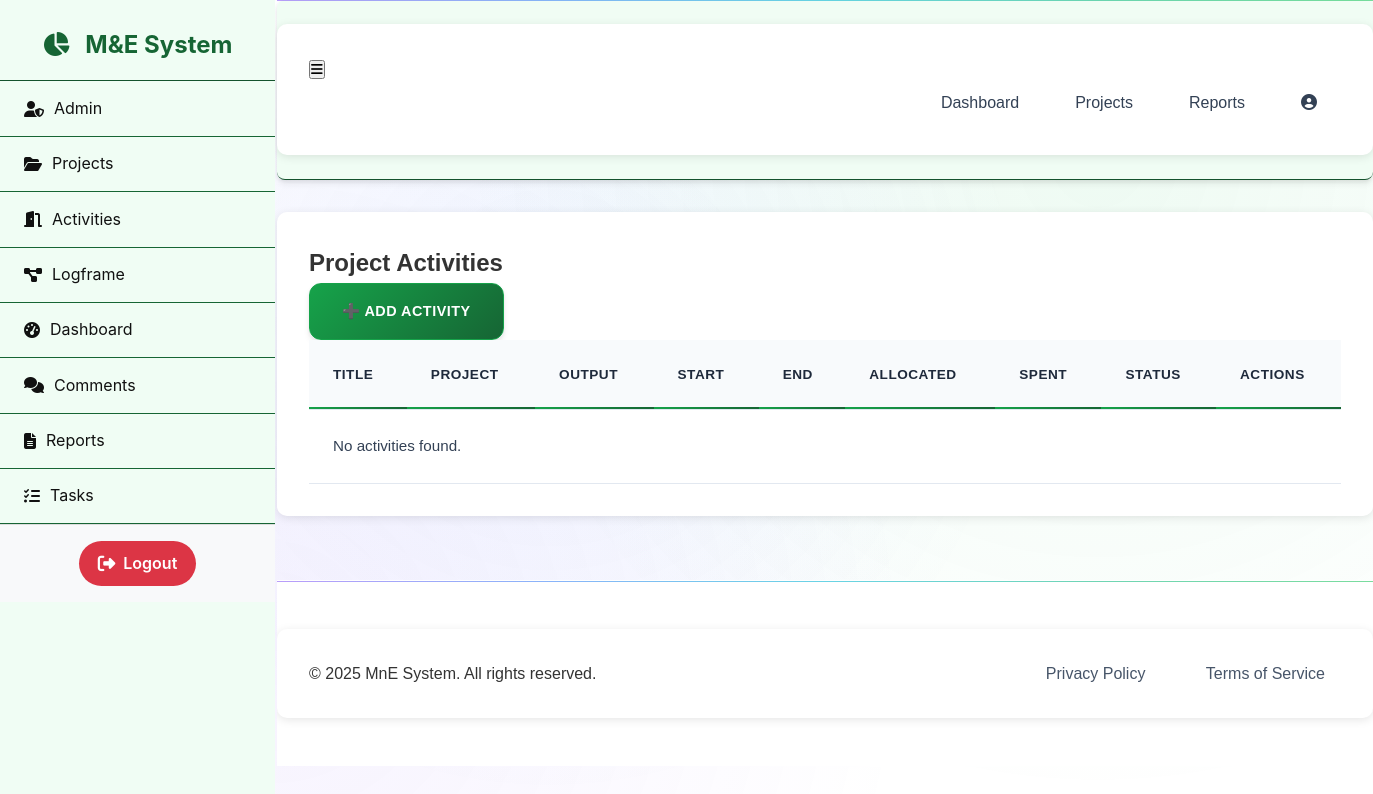
Page /api/v1/activities/ on the earlier database version.
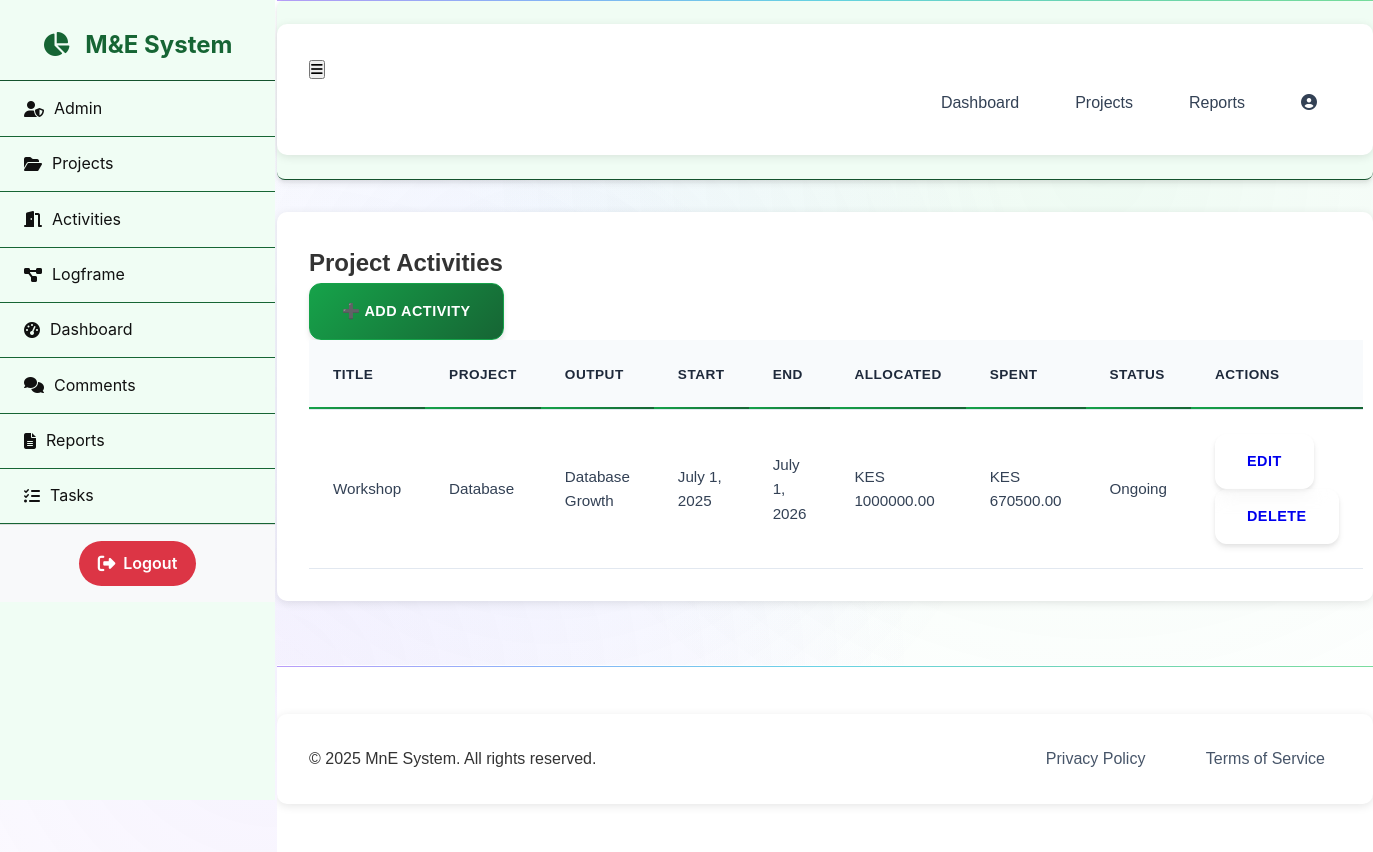
Same page on the later database version.
### activities/models.py (models this page shows, shortened)
class Activity(models.Model):
    project = models.ForeignKey(Project, on_delete=models.CASCADE, related_name='activities')
    output = models.ForeignKey(Output, on_delete=models.CASCADE, related_name='activities')
    title = models.CharField(max_length=255)
    description = models.TextField(blank=True)
    start_date = models.DateField()
    end_date = models.DateField()
    budget_allocated = models.DecimalField(max_digits=12, decimal_places=2, default=0.00)
    budget_spent = models.DecimalField(max_digits=12, decimal_places=2, default=0.00)
    STATUS_CHOICES = [
        ('planned', 'Planned'),
        ('ongoing', 'Ongoing'),
        ('completed', 'Completed'),
    ]
    status = models.CharField(max_length=50, choices=STATUS_CHOICES, default='planned')

### projects/models.py (models this page shows, shortened)
class Project(models.Model):
    STATUS_CHOICES = [
        ('planning', 'Planning'),
        ('implementation', 'Implementation'),
        ('completed', 'Completed'),
        ('on_hold', 'On Hold'),
    ]
    name = models.CharField(max_length=255)
    description = models.TextField()
    donor = models.CharField(max_length=255, blank=True)
    start_date = models.DateField()
    end_date = models.DateField()
    total_budget = models.DecimalField(max_digits=12, decimal_places=2)
    status = models.CharField(max_length=20, choices=STATUS_CHOICES, default='planning')
    created_by = models.ForeignKey(User, on_delete=models.SET_NULL, null=True)
    created_at = models.DateTimeField(auto_now_add=True)

### logframe/models.py (models this page shows, shortened)
class Output(models.Model):
    outcome = models.ForeignKey(Outcome, related_name='outputs', on_delete=models.CASCADE)
    title = models.CharField(max_length=255)
    description = models.TextField(blank=True)

### activities/views.py (the view)
# urls.py: path('', views.activity_list, name='activity-list'),
def activity_list(request):
    activities = Activity.objects.select_related('project', 'output')
    return render(request, 'activities/activity_list.html', {'activities': activities})

### templates/activities/activity_list.html (shortened to what this page needs)
{% extends "base.html" %}
{% block content %}
<h2>Project Activities</h2>
<a href="{% url 'activity-create' %}" class="btn btn-primary">➕ Add Activity</a>
<table class="table">
    <thead>
        <tr>
            <th>Title</th>
            <th>Project</th>
            <th>Output</th>
            <th>Start</th>
            <th>End</th>
            <th>Allocated</th>
            <th>Spent</th>
            <th>Status</th>
            <th>Actions</th>
        </tr>
    </thead>
    <tbody>
        {% for activity in activities %}
        <tr>
            <td>{{ activity.title }}</td>
            <td>{{ activity.project.name }}</td>
            <td>{{ activity.output.title }}</td>
            <td>{{ activity.start_date }}</td>
            <td>{{ activity.end_date }}</td>
            <td>KES {{ activity.budget_allocated }}</td>
            <td>KES {{ activity.budget_spent }}</td>
            <td>{{ activity.get_status_display }}</td>
            <td>
                <a href="{% url 'activity-edit' activity.id %}" class="btn btn-sm btn-warning">Edit</a>
                <a href="{% url 'activity-delete' activity.id %}" class="btn btn-sm btn-danger">Delete</a>
            </td>
        </tr>
        {% empty %}
        <tr><td colspan="9">No activities found.</td></tr>
        {% endfor %}
    </tbody>
</table>
{% endblock %}

### templates/base.html (shortened to what this page needs)
{% load static %}
<!DOCTYPE html>
<html lang="en">
<head>
  <link rel="stylesheet" href="https://cdnjs.cloudflare.com/ajax/libs/font-awesome/6.4.0/css/all.min.css">
  <link rel="stylesheet" href="{% static 'css/styles.css' %}">
  <link rel="stylesheet" href="{% static 'css/sidebar.css' %}">
  <link rel="stylesheet" href="{% static 'css/dashboard.css' %}">
  <link rel="stylesheet" href="{% static 'css/logframe.css' %}">
  <link rel="stylesheet" href="{% static 'css/goals.css' %}">
  <link rel="stylesheet" href="{% static 'css/outcomes.css' %}">
  <link rel="stylesheet" href="{% static 'css/outputs.css' %}">
  <link rel="stylesheet" href="{% static 'css/indicators.css' %}">
  <link rel="stylesheet" href="{% static 'css/indicators_list.css' %}">
</head>
<body>
    <div class="main-wrapper">
  {% include 'includes/sidebar.html' %}
{% include 'includes/navbar.html' %}
    <main class="container main-content">
      {% block content %}{% endblock %}
    </main>
    <footer class="footer">
      <div class="container">
        <p>&copy; 2025 MnE System. All rights reserved.</p>
        <div class="footer-links">
          <a href="#">Privacy Policy</a>
          <a href="#">Terms of Service</a>
        </div>
      </div>
    </footer>
  </div>
</body>
</html>

### templates/includes/sidebar.html (shortened to what this page needs)
{% load static %}
<div class="sidebar-wrapper">
    <aside class="sidebar">
        <div class="sidebar-header">
            <h2><i class="fas fa-chart-pie"></i> <span class="logo-text">M&E System</span></h2>
        </div>
        <nav class="sidebar-nav">
            <ul>
                <li><a href="/admin/" class="{% if request.path == '/admin/' %}active{% endif %}"><i class="fas fa-user-shield"></i><span class="nav-text">Admin</span></a></li>
                <li><a href="/api/v1/projects/" class="{% if request.path == '/api/v1/projects/' %}active{% endif %}"><i class="fas fa-folder-open"></i><span class="nav-text">Projects</span></a></li>
                 <li><a href="/api/v1/activities/" class="{% if request.path == 'api/v1/activities/' %}active{% endif %}"><i class="fas fa-door-open"></i><span class="nav-text">Activities</span></a></li>
                <li><a href="/api/v1/logframe/" class="{% if request.path == '/api/v1/logframe/' %}active{% endif %}"><i class="fas fa-project-diagram"></i><span class="nav-text">Logframe</span></a></li>
                <li><a href="/api/v1/dashboard/" class="{% if request.path == '/api/v1/dashboard/' %}active{% endif %}"><i class="fas fa-tachometer-alt"></i><span class="nav-text">Dashboard</span></a></li>
                <li><a href="/api/v1/comments/ui/" class="{% if request.path == '/api/v1/comments/' %}active{% endif %}"><i class="fas fa-comments"></i><span class="nav-text">Comments</span></a></li>
                <li><a href="/api/v1/reports/" class="{% if request.path == '/api/v1/reports/' %}active{% endif %}"><i class="fas fa-file-alt"></i><span class="nav-text">Reports</span></a></li>
                <li><a href="/api/v1/tasks/" class="{% if request.path == '/api/v1/tasks/' %}active{% endif %}"><i class="fas fa-tasks"></i><span class="nav-text">Tasks</span></a></li>
            </ul>
        </nav>
             <div class="sidebar-footer">
               <a href="{% url 'logout' %}" id="logout-link" class="logout-button">
                   <i class="fas fa-sign-out-alt"></i>
                  <span>Logout</span>
               </a>
             </div>
    </aside>
</div>

### templates/includes/navbar.html (shortened to what this page needs)
<header class="navbar">
  <div class="container">
    <div class="mobile-header">
      <button class="sidebar-toggle-mobile" id="sidebarToggleBtn">
        <i class="fas fa-bars"></i>
      </button>
    </div>
    <nav>
      <ul class="nav-links">
        <li><a href="/api/v1/dashboard/" class="{% if request.path == '/api/v1/dashboard/' %}active{% endif %}">Dashboard</a></li>
        <li><a href="/api/v1/projects/" class="{% if request.path == '/api/v1/projects/' %}active{% endif %}">Projects</a></li>
        <li><a href="/api/v1/reports/" class="{% if request.path == '/api/v1/reports/' %}active{% endif %}">Reports</a></li>
        <li class="user-profile-nav">
          <a href="#">
            <i class="fas fa-user-circle"></i>
          </a>
        </li>
      </ul>
    </nav>
  </div>
</header>

### static/css/sidebar.css (style rules this page uses)
.sidebar { position: fixed; top: 0; left: 0; height: 100vh; width: 275px; background-color: #f0fdf4; color: #166534; padding-top: 10px; z-index: 1000; transition: transform 0.3s ease-in-out; overflow-y: auto; }
.sidebar-header { text-align: center; padding: 1rem; font-size: 1rem; border-bottom: 1px solid #14532d; }
.sidebar .logo-text { margin-left: 10px; }
.sidebar-nav ul { list-style: none; padding: 0; margin: 0; }
.sidebar-nav li { border-bottom: 1px solid #166534; }
.sidebar-nav a { display: flex; align-items: center; color: #111111; text-decoration: none; padding: 0.9rem 1.5rem; transition: background 0.2s ease; }
.sidebar-nav i { margin-right: 10px; }
.sidebar-footer { margin-top: auto; padding: 1rem; border-top: 1px solid #ddd; text-align: center; background-color: #f8f9fa; }
.logout-button { display: inline-flex; align-items: center; justify-content: center; gap: 0.5rem; background-color: #dc3545; color: white; padding: 0.6rem 1.2rem; border-radius: 30px; font-weight: 600; text-decoration: none; transition: background-color 0.3s ease; }
.logout-button i { font-size: 1.1rem; }

### static/css/dashboard.css (style rules this page uses)
header { margin-bottom: 2rem; background-color: #e0f2f1; padding: 1rem; border-radius: 8px; box-shadow: 0 0 10px #14532d; color: #05883c; }

### static/css/logframe.css (style rules this page uses)
.container { padding: 2rem; max-width: 1200px; margin: 0 auto; background: #ffffff; border-radius: 10px; box-shadow: 0 2px 10px rgba(0, 0, 0, 0.1); font-family: 'Arial', sans-serif; color: #333; }

Differences in the rows shown:
added Activity: title "Workshop", project.name "Database", output "Database Growth", start_date "July 1, 2025", end_date "July 1, 2026", budget_allocated "1000000.00", budget_spent "670500.00", status "Ongoing"
Other differences:
text no longer shown: "No activities found."
